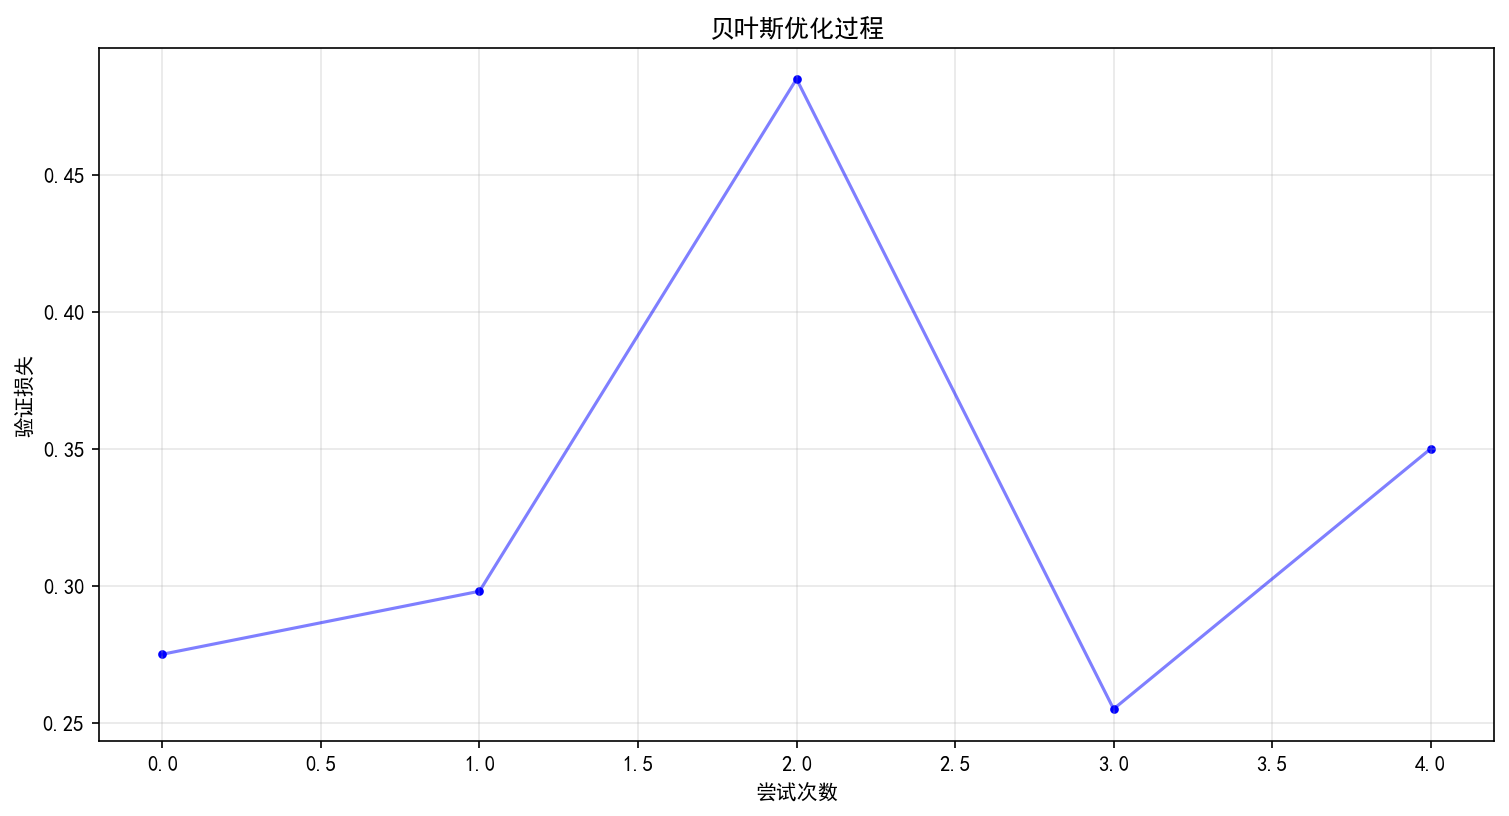

Recreate this plot in Python.
import matplotlib.pyplot as plt
import numpy as np

# 设置中文字体支持 - 尝试多种字体，提高兼容性
plt.rcParams['font.family'] = ['SimHei', 'WenQuanYi Micro Hei', 'Heiti TC', 'sans-serif']
plt.rcParams['axes.unicode_minus'] = False  # 解决负号显示问题

# 创建测试数据
x = np.linspace(0, 4, 5)
y = np.array([0.275, 0.298, 0.485, 0.255, 0.35])

# 绘制图表
plt.figure(figsize=(12, 6))
plt.plot(x, y, 'b-', alpha=0.5)
plt.scatter(x, y, c='b', s=10)
plt.xlabel('尝试次数')
plt.ylabel('验证损失')
plt.title('贝叶斯优化过程')
plt.grid(True, alpha=0.3)

# 保存图表
plt.savefig('test_chinese_font.png', dpi=150, bbox_inches='tight')
plt.close()

print("测试图表已保存为 test_chinese_font.png")
